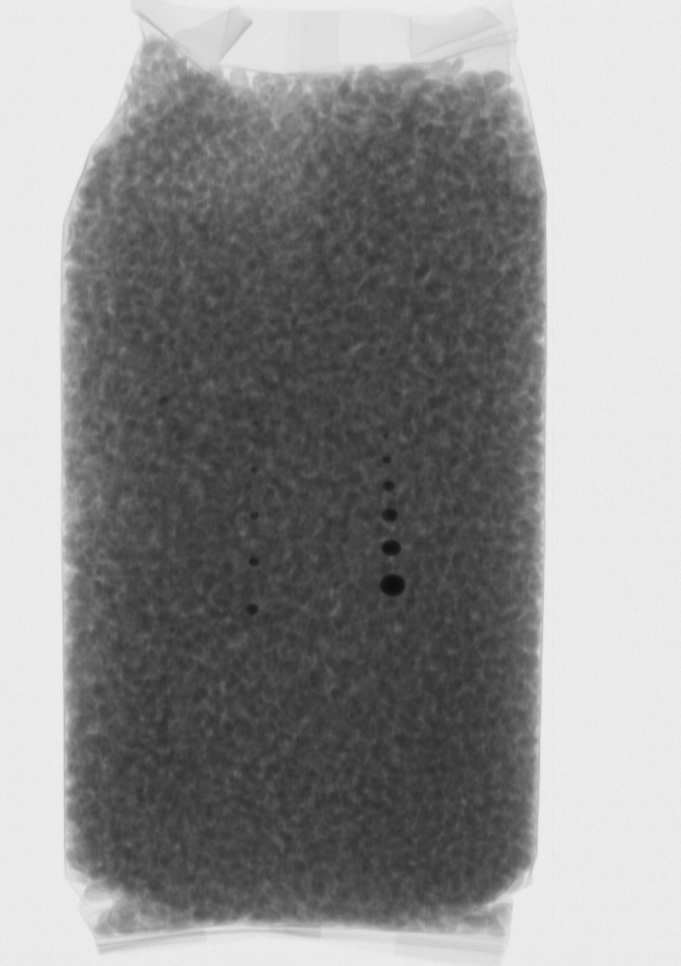
#> input picture badk/2013-11-29_08-48-56_id_0_track_1_high.bmp, 681 x 966 px, given in place of good.bmp, which was not available
$ jupyter execute --allow-errors demo3.ipynb   (shell and % lines are left out)   (text cells are left out)
#> lines starting #> are read from the running program, lines starting #| are printed output that depends on the picture
[cell 1]
import numpy as np
import cv2
import os
import glob
from matplotlib import pyplot as plt

[cell 2]
from google.colab import drive
from image_tools.sizes import resize_and_crop
#> (the rest of this cell did not finish here and is left out)

[cell 3]
def detect_blob(img,prefix):
  if prefix == badstn:
    keypoints= blob_detector(img,False,0.1)
  else:
   keypoints= blob_detector(img,True,0.9)
  return keypoints

[cell 4]
path = "/defect"
prefix="badk"
img=[]
#filename=os.path.join('{}'.format(prefix),"badk.bmp")
#> (the rest of this cell did not finish here and is left out)

[cell 5]
import imutils
from google.colab.patches import cv2_imshow
def preprocess(image, width, height):
    # Grab the dimensions of the image, then initialize the padding values
    (h, w) = image.shape[:2]

    # If the width is greater than the height then resize along the width
    if w > h:
        image = imutils.resize(image, width=width)
    # Otherwise, the height is greater than the width so resize along the height
    else:
        image = imutils.resize(image, height=height)

    # Determine the padding values for the width and height to obtain the target dimensions
    pad_w = int((width - image.shape[1]) / 2.0)
    pad_h = int((height - image.shape[0]) / 2.0)

    # Pad the image then apply one more resizing to handle any rounding issues
    image = cv2.copyMakeBorder(image, pad_h, pad_h, pad_w, pad_w, cv2.BORDER_REPLICATE)
    image = cv2.resize(image, (width, height))

    # Return the pre-processed image
    return image
img=cv2.imread('good.bmp')
#> img is the input picture: shape (966, 681, 3); min 14, max 240, mean 143.1
#> (the rest of this cell did not finish here and is left out)


[cell 6]
img=cv2.imread('good.bmp')

#img1=cv2.imread('badstn/badstn.bmp')
mask = np.zeros(img.shape[:2],np.uint8)
bgdModel = np.zeros((1,65),np.float64)
fgdModel = np.zeros((1,65),np.float64)
rect = (20,20,900,900)
cv2.grabCut(img,mask,rect,bgdModel,fgdModel,5,cv2.GC_INIT_WITH_RECT)
mask2 = np.where((mask==2)|(mask==0),0,1).astype('uint8')
img = img*mask2[:,:,np.newaxis]
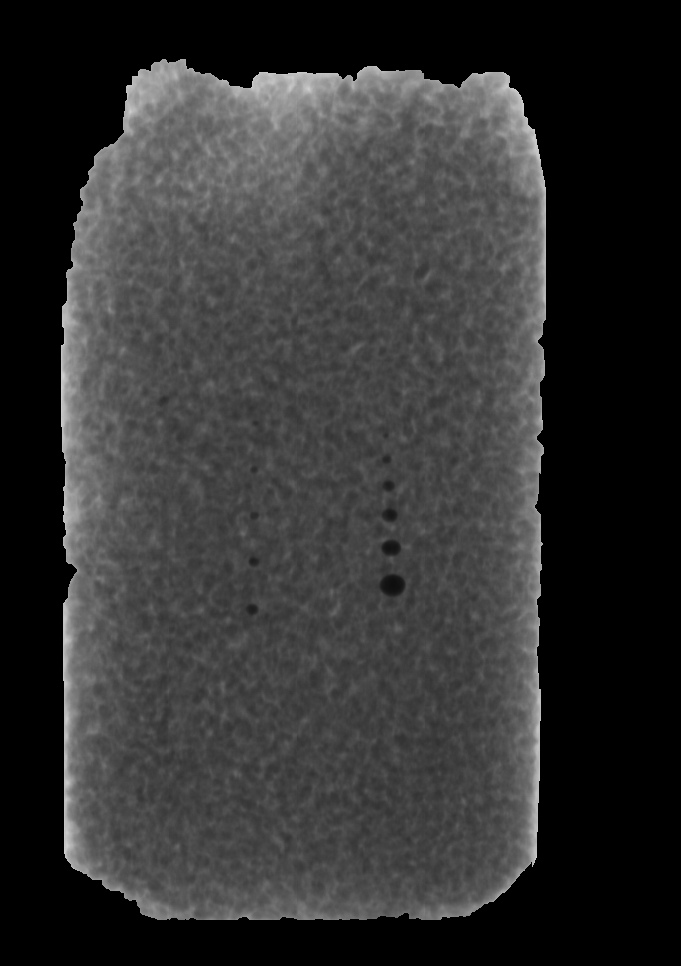
#> img: shape (966, 681, 3); min 0, max 209, mean 50.1
imp=preprocess(img,680,950)
cv2_imshow(img)

[cell 7]
def blob_detector(image,cir_bool,minCon):
#> called with cir_bool = True, minCon = 0.9
    gray = cv2.cvtColor(image, cv2.COLOR_BGR2GRAY)
    params = cv2.SimpleBlobDetector_Params()

    # Define thresholds
    #Can define thresholdStep. See documentation.
    params.minThreshold = 0
    params.maxThreshold = 255

    # Filter by Area.
    params.filterByArea = True
    params.minArea = 50
    params.maxArea = 10000

    # Filter by Color (black=0)
    params.filterByColor = True  #Set true for cast_iron as we'll be detecting black regions
    params.blobColor = 0

    # Filter by Circularity
    params.filterByCircularity = cir_bool
    params.minCircularity = 0.2
    params.maxCircularity = 1

    # Filter by Convexity
    params.filterByConvexity = True
    params.minConvexity = minCon
    params.maxConvexity = 1

    # Filter by InertiaRatio
    params.filterByInertia = True
    params.minInertiaRatio = 0
    params.maxInertiaRatio = 1

    # Distance Between Blobs
    params.minDistBetweenBlobs = 0

    # Setup the detector with parameters
    detector = cv2.SimpleBlobDetector_create(params)

    # Detect blobs
    keypoints = detector.detect(gray)


    return keypoints

#> (the rest of this cell did not finish here and is left out)


$ run again, on badk/2013-11-29_08-50-04_id_4_track_1_high.bmp
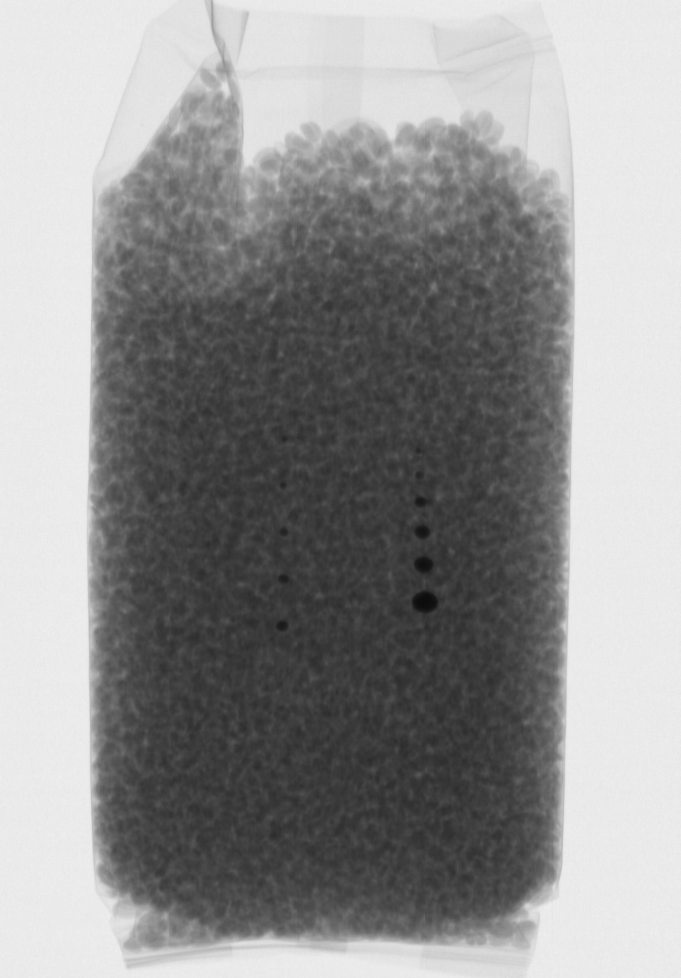
#> input picture badk/2013-11-29_08-50-04_id_4_track_1_high.bmp, 681 x 978 px, given in place of good.bmp, which was not available
#> img is the input picture: shape (978, 681, 3); min 11, max 240, mean 146.9
#> `img = img*mask2[:,:,np.newaxis]`:
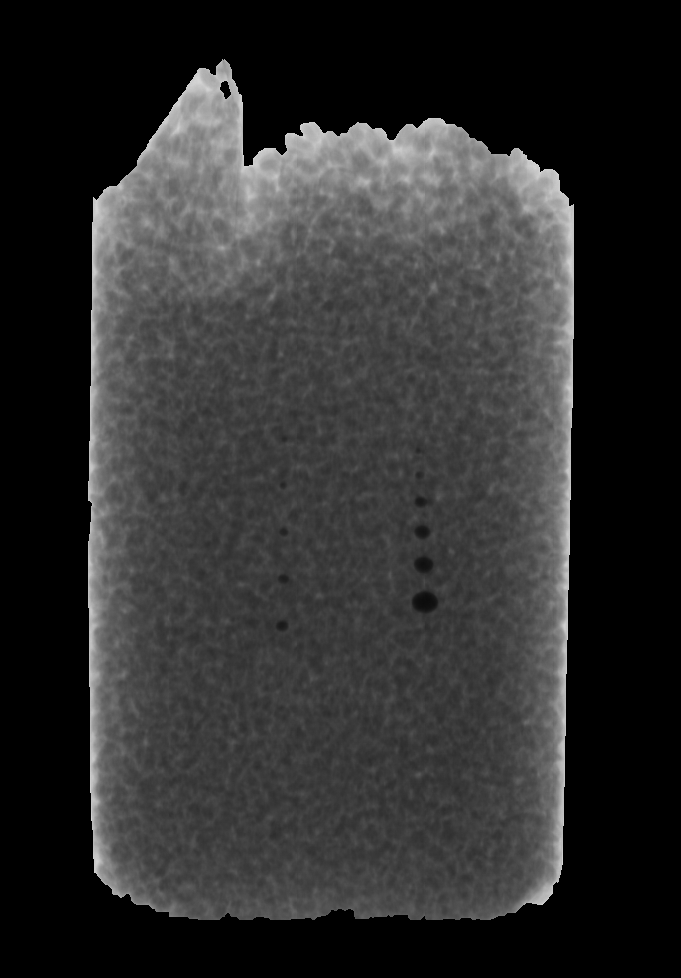
#> img: shape (978, 681, 3); min 0, max 215, mean 46.6
#> in preprocess (call 2), `image = cv2.copyMakeBorder(image, pad_h, pad_h, pad_w, pad_w, cv2.BORD..`:
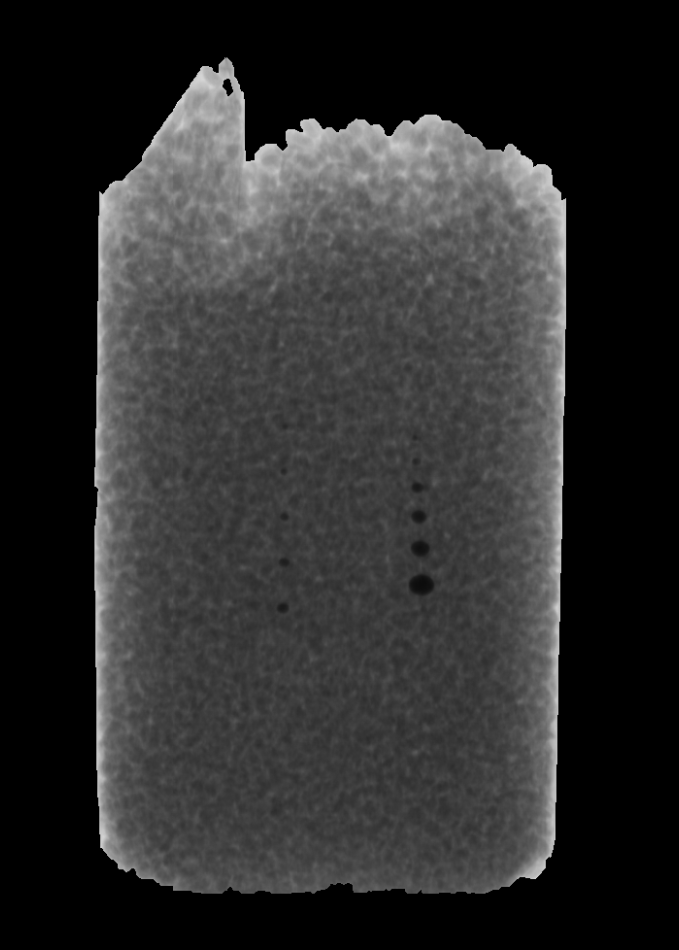
#> image: shape (950, 679, 3); min 0, max 214, mean 45.4
